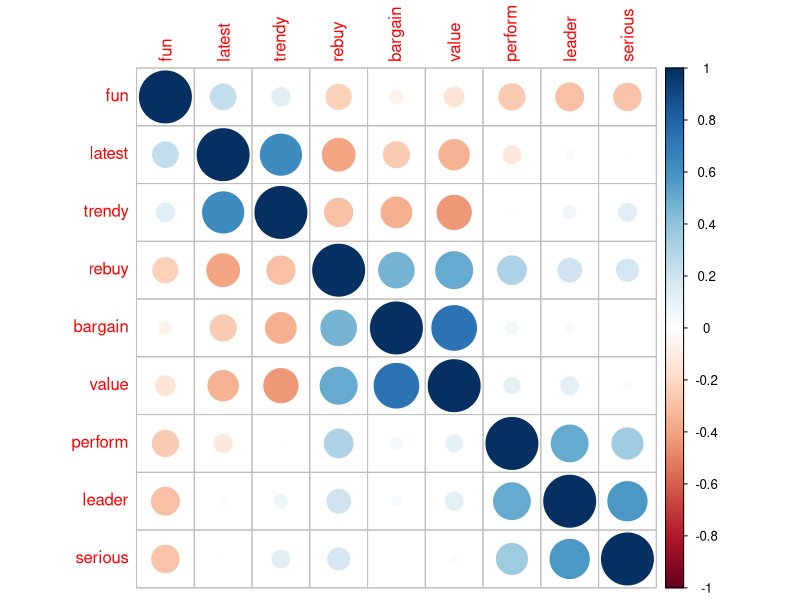
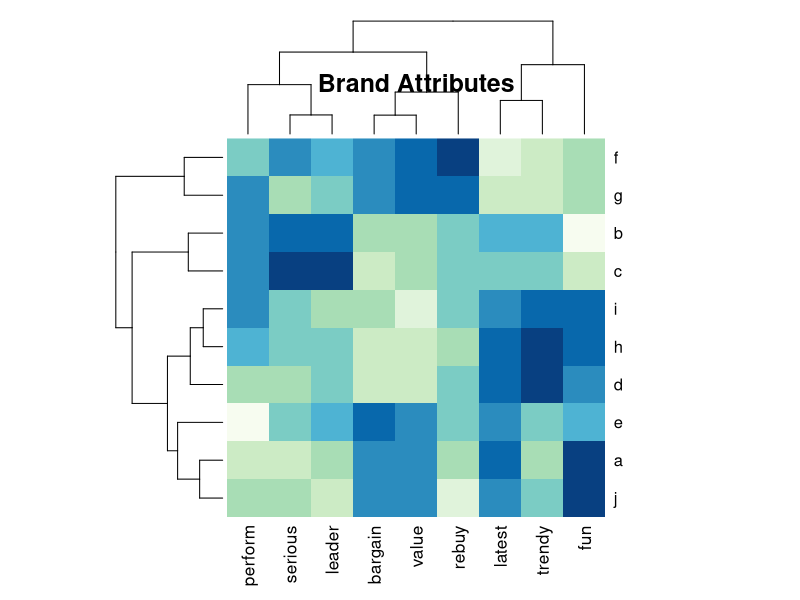
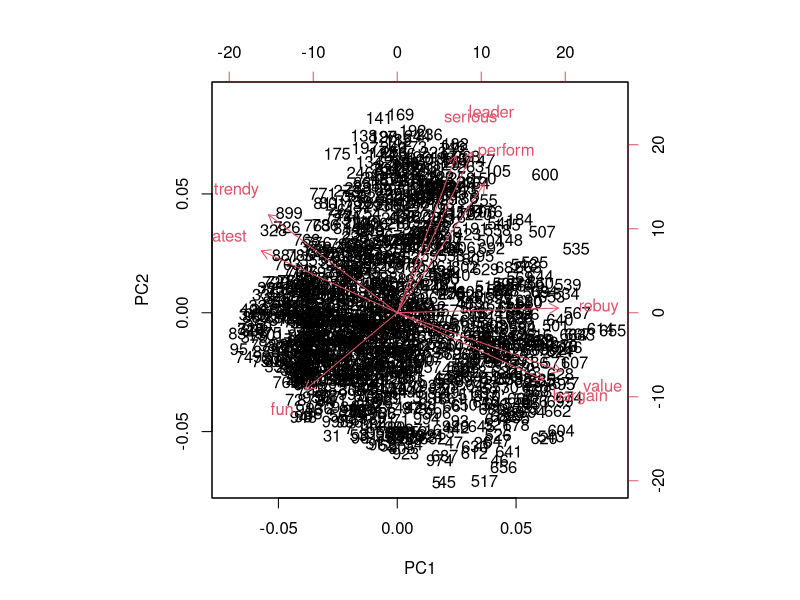
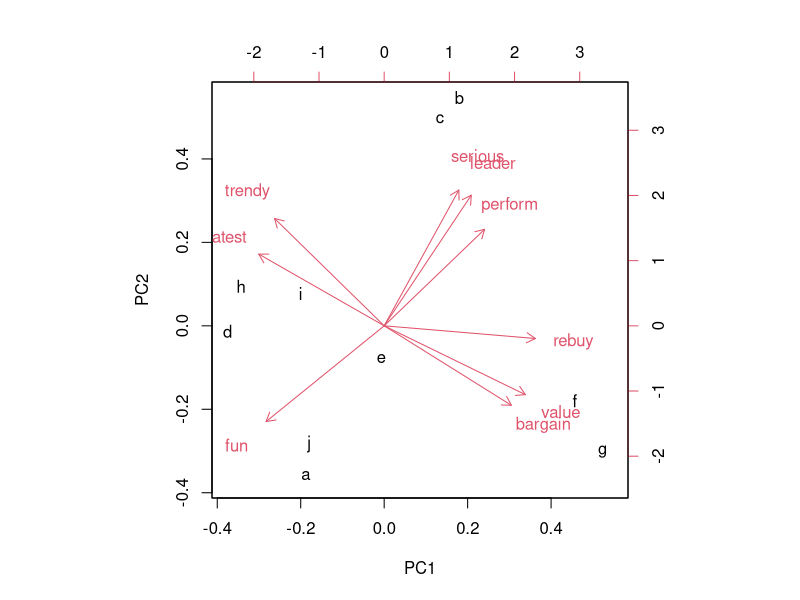

The R source for these figures, in order:
library(readxl)
Percep <- read_excel("Percep.xlsx")
View(Percep)

brand.ratings<-Percep
head(brand.ratings)
tail(brand.ratings)
summary(brand.ratings)
str(brand.ratings)

x<-1:100
x.sc<-(x-mean(x)/sd(x))
summary(x.sc)

install.packages("corrplot")

brand.sc<-brand.ratings
brand.sc[,1:9]<-data.frame(scale(brand.ratings[,1:9]))

library(corrplot)
corrplot(cor(brand.sc[,1:9]), order = "hclust")

brand.mean <- aggregate(.~brand,data = brand.sc,mean)         

rownames(brand.mean)<-brand.mean[,1]
brand.mean<-brand.mean[,-1]
brand.mean

#install.packages("RColorBrewer")
#install.packages("gplots")

library(gplots)
library(RColorBrewer)

heatmap(as.matrix(brand.mean), col = brewer.pal(9, "GnBu"), trace = "none", 
        key = FALSE, dendrogram = "none", main="\n\n\n\n\nBrand Attributes")

brand.pc<-prcomp(brand.sc[,1:9])
summary(brand.pc)

biplot(brand.pc)

brand.mu.pc<-prcomp(brand.mean,scale=TRUE)
summary(brand.mu.pc)

biplot(brand.mu.pc)
